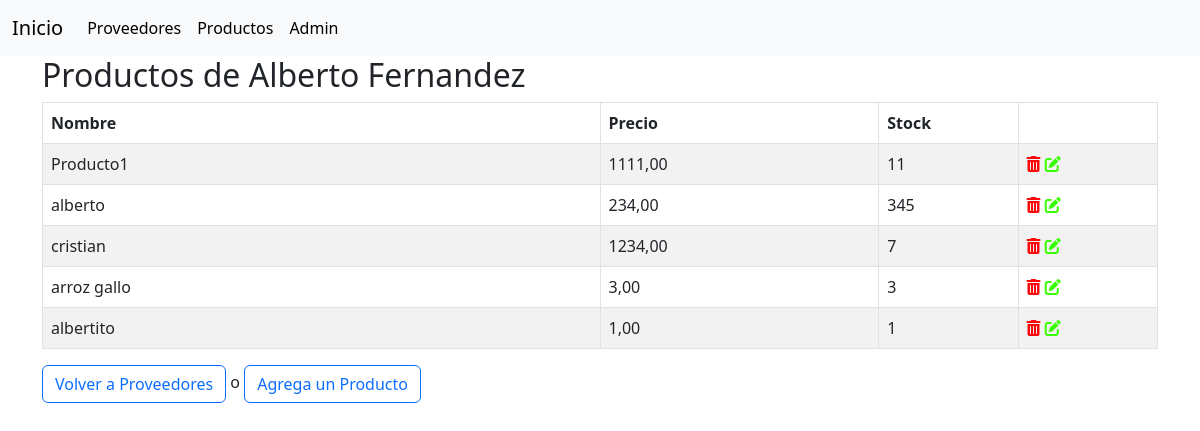
The app's page /productos/proveedor/28, older data.
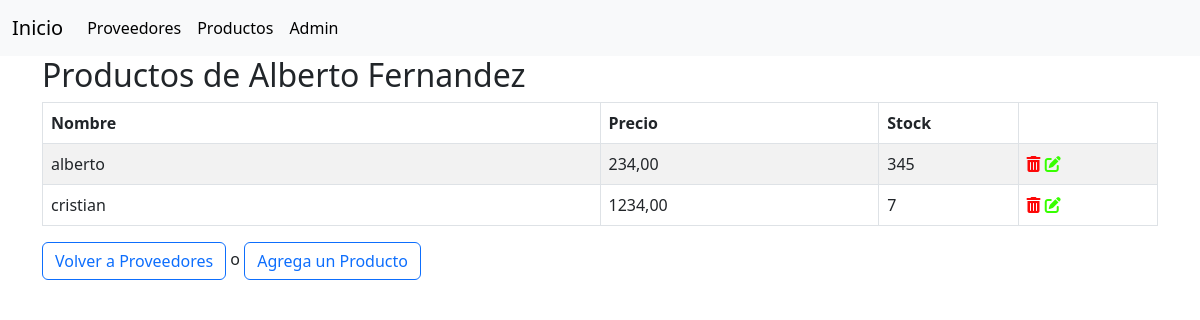
The same page, newer data.
### compra/models.py (models this page shows, shortened)
class Producto(models.Model):
    proveedor = models.ForeignKey(Proveedor, on_delete=models.PROTECT)
    nombre = models.CharField(max_length=100)
    precio = models.DecimalField(max_digits=10, decimal_places=2)
    stock_actual = models.IntegerField()
    class Meta:
        unique_together = ('proveedor', 'nombre')

### compra/views.py (the view)
# urls.py: path('productos/proveedor/<int:proveedor_id>', views.productos_proveedor, name="productos-proveedor"),
def productos_proveedor(request, proveedor_id):
    proveedor = Proveedor.objects.get(id=proveedor_id)
    productos = Producto.objects.filter(proveedor=proveedor)
    return render(request, 'productos_proveedor.html', {
        'productos': productos,
        'proveedor': proveedor,
    })

### compra/models.py (called while the page is built)
    def __str__(self):
        return self.nombre_completo()

    def nombre_completo(self):
        return f'{self.nombre} {self.apellido}'

### compra/templates/productos_proveedor.html (shortened to what this page needs)
{% extends 'base.html' %}
{% block 'content' %}
<table class="table table-striped table-bordered table-responsive table-hover">
    <h2>Productos de {{ proveedor }}</h2>
    <thead>
        <tr>
            <th>Nombre</th>
            <th>Precio</th>
            <th>Stock</th>
            <th></th>
        </tr>
    </thead>
    <tbody>
    {% for p in productos %}
        <tr>
            <td class="col-4">{{ p.nombre }}</td>
            <td class="col-2">{{ p.precio }}</td>
            <td class="col-1">{{ p.stock_actual }}</td>
            <td class="col-1">
                <a title ="Eliminar" href="{% url 'producto-proveedor-delete' proveedor.id p.id %}" onclick="return confirm('¿Esta seguro que quiere eliminar el Producto?')"><i class="fa-solid fa-trash-can" style="color: #fd0808;"></i></a>
                <a title ="Modificar" href="{% url 'producto-proveedor-update' proveedor.id p.id %}"><i class="fa-solid fa-pen-to-square" style="color: #37ff00;"></i></a>
            </td>
        </tr>
    {% endfor %}
    </tbody>
</table>
<p>
    <a href="{% url 'proveedores' %}" class="btn btn-outline-primary"> Volver a Proveedores </a>
    o
    <a href="{% url 'producto-proveedor-create' proveedor.id %}" class="btn btn-outline-primary"> Agrega un Producto </a>
</p>
{% endblock %}

Row changes from the older to the newer data that the page shows:
no longer on this page (row edited): Producto: nombre "Producto1", precio "1111,00", stock_actual "11"
removed Producto: nombre "arroz gallo", precio "3,00", stock_actual "3"
no longer on this page (row edited): Producto: nombre "albertito", precio "1,00", stock_actual "1"
